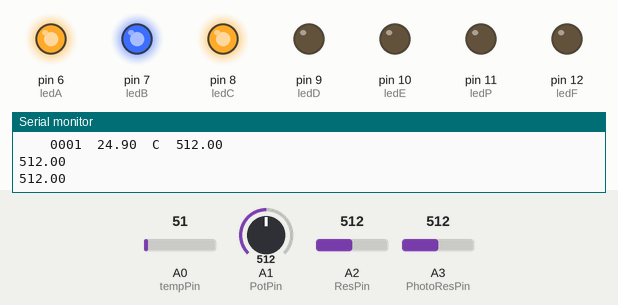
Bench run of a sketch on a simulated Arduino Uno, built with avr-gcc and run on an emulated ATmega328P. On the bench: output pins drawn as LEDs (lit = HIGH), the last lines printed to the serial monitor. The test bench sets the inputs (shaded band); at power-on: A0 (tempPin) = 51, A1 (PotPin) = 512, A2 (ResPin) = 512, A3 (PhotoResPin) = 512.

Above: at 2.2 s.
2.3 s: A0 (tempPin) set to 57
6.2 s: A0 (tempPin) set to 65
At 9.4 s:
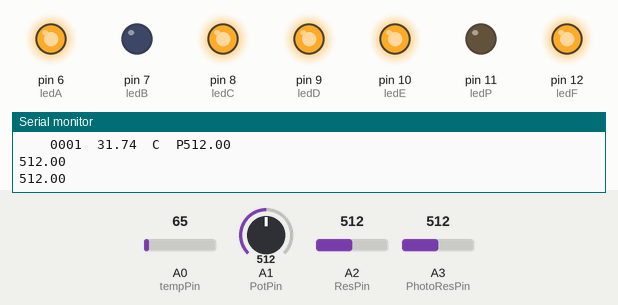
10.1 s: A0 (tempPin) set to 61
At 11.7 s:
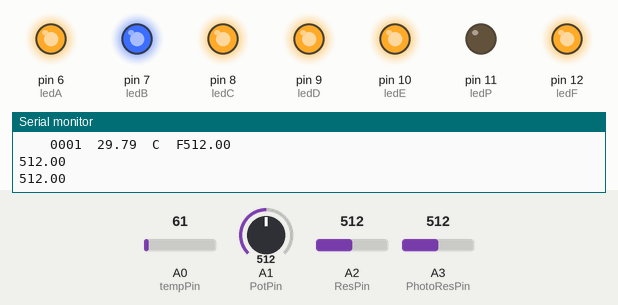
14.0 s: A0 (tempPin) set to 71
At 17.7 s:
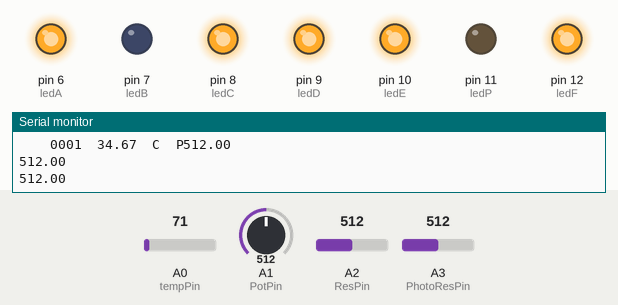
Timing chart, 0 to 19.2 s (numbered marks = the images above; inputs shaded):
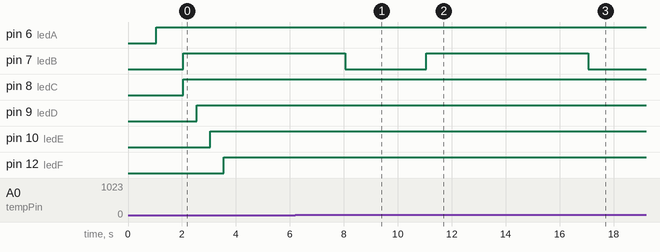

Measured:
- the behaviour switches between 61 and 62 on A0 (tempPin) (found by bisection; images 0 and 1)
- after the input at 6.2 s, pin 7 (ledB): HIGH → LOW after 1.9 s
- after the input at 10.1 s, pin 7 (ledB): LOW → HIGH after 0.96 s
- after the input at 14.0 s, pin 7 (ledB): HIGH → LOW after 3.1 s

The sketch:

Test_Dev_Program.ino
```cpp
/********************************************************
 *                                                      *
 *                    Test_Dev_Program                  *
 *                                                      *
 *  This is a test program for IO of an Arduino UNO     *
 *  using sensors of Arduino UNO and a load resistors,  *
 *  with LED indicators.                                *
 *                                                      *
 ********************************************************/

// Initialize variables
String evalTemp;
String evalVolt;
String evalCurr;
String evalPow;


// Variables to Read Analog
int tempPin = A0;
int PotPin = A1;
int ResPin = A2;
int PhotoResPin = A3;


// Variables to be Calculated
float temp;
float tempC;

float PotM;
float PotMeas;

float Voltage = 0;
float Current = 0;
float Power = 0;


// Initialize LED pins for each Tests
int ledA = 6;   // PINS CHECK
int ledB = 7;   // RESISTANCE
int ledC = 8;   // VOLTAGE
int ledD = 9;   // CURRENT
int ledE = 10;  // POWER
int ledP = 11;  // LED if all PASS
int ledF = 12;  // LED if all FAILED


String SWBin;
String HWBin;


// Variables to hold value of resistances
float Ra = 0;   // LM35
float Rb = 0;   // Potentiometer
float Rc = 0;   // Fixed Resistor
float Rd = 0;   // Photoresistor


// Variables to hold value of voltages
float Va = 0;   // LM35
float Vb = 0;   // Potentiometer
float Vc = 0;   // Fixed Resistor
float Vd = 0;   // Photoresistor


void setup() {

  // initialize serial communication at 9600 bits per second:
  Serial.begin(9600);


  // ANALOG INPUT PINS
  pinMode(tempPin, INPUT);
  pinMode(PotPin, INPUT);
  pinMode(ResPin, INPUT);
  pinMode(PhotoResPin, INPUT);


  // DIGITAL OUTPUT PINS
  pinMode(ledA, OUTPUT);
  pinMode(ledB, OUTPUT);
  pinMode(ledC, OUTPUT);
  pinMode(ledD, OUTPUT);
  pinMode(ledE, OUTPUT);
  pinMode(ledF, OUTPUT);
  pinMode(ledP, OUTPUT);


  Serial.println();
  Serial.println("\t/*======================================================================*/");
  Serial.println("\t *                                                                      *");
  Serial.println("\t *                          IO_Test_Program                             *");
  Serial.println("\t *                                                                      *");
  Serial.println("\t *           This is a test program for IO of an Arduino UNO            *");
  Serial.println("\t *           using different sensors of Arduino UNO and a resitor.      *");
  Serial.println("\t *           This calculates the Temp, Voltage, Current  and            *");
  Serial.println("\t *           Power rating if it passes to the acceptable limits.        *");
  Serial.println("\t *                                                                      *");
  Serial.println("\t *                                                                      *");
  Serial.println("\t/*======================================================================*/");
  Serial.println("");


  // SHOW THE RESULTS
  Serial.println("\n\t/*======================================================================*/");
  Serial.print("\n\t\tSW Bin#:\t");
  Serial.print(SWBin);
  Serial.print("\n\t\tHW Bin#:\t");
  Serial.print(HWBin);
  Serial.print("\n\t\tTEST OPTION:\tROOM @25C\t");
  Serial.print("\n\n\t\tTEST#\tRESULT\tUNITS\tP/F\tLOWER\tUPPER\tTEST NAME");
  Serial.print("\n\t\t---------------------------------------------------------");

}


void loop() {

// ******************************************* START ************************************************

// RUN THE TESTS
// --------------------------------------------------------------------------------------------------
  /* TEST 0000 -> PINS CHECK */
  // Pin PULL-UP

  digitalWrite(ledA, HIGH);
  delay(500);

// -------------------------------------------------------------------------------------------------

  /*  TEST# 0001 -> TEMPERATURE TEST */

  temp = analogRead(tempPin);   // Temp Raw Data
  tempC = temp * 0.48828125;    // Measured Value
  delay(500);

  Serial.print("\n\t\t0001\t");
  Serial.print(tempC);
  Serial.print("\tC\t");
  Serial.print(evalTemp);

    // Temp Condition
    if (tempC > -25.05 && tempC < 30.25) {
      evalTemp = "P";
      digitalWrite(ledB, HIGH);
    } else {
      evalTemp = "F";
      digitalWrite(ledB, LOW);
    }

// -------------------------------------------------------------------------------------------------

  /*  TEST# 0010 -> RESISTANCE TEST */

  // A. Read analog value of Potentiometer (ohms)
  // B. Read analog value of Load Resistor (ohms)
  // C. Read analog value of Photoresistor (ohms)
  // Then convert the raw data to a corresponding equivalent.

  Ra = 1000;  // Set a constant value
  Rb = analogRead(PotPin);        // Read A1
  Serial.println(Rb);             // Show value
  Rc = analogRead(ResPin);        // Read A2
  Serial.println(Rc);             // Show value
  Rd = analogRead(PhotoResPin);   // Read A3
  Serial.println(Rd);             // Show value

  digitalWrite(ledC, HIGH);
  delay(500);

// -------------------------------------------------------------------------------------------------

  /*  TEST# 0011 -> VOLTAGE TEST */

  // From the measured value of Temperature, convert it to an equivalent multiplied to a factor
  // to obtain a variable with mV/C ratio.
  // 5V supply to each components
// (V)
  Va = tempC * 10.0;    // Voltage calculated based on specs sheet

// -------------------------------------------------------------------------------------------------

  /*  TEST# 0100 -> CURRENT TEST */

  // From 5V supply voltage
  // I1 + I2 + I3 + I4 = Itotal (mA)

  digitalWrite(ledD, HIGH);
  delay(500);


// -------------------------------------------------------------------------------------------------

  /*  TEST# 0101 -> POWER RATING TEST */

  // Measure each components power rating.
  // P = IV (Watts)

  digitalWrite(ledE, HIGH);
  delay(500);

// -------------------------------------------------------------------------------------------------

  // RESULTS CONDITION

  // if all tests is PASS; LedP = HIGH
  // SWBin#: 1
  // HWBin#: 1
  // else; LedF = HIGH
  // SWBin#: 8
  // HWBin#: 8

  if (ledA == HIGH || ledB == HIGH || ledC == HIGH || ledD == HIGH || ledE == HIGH) {
    digitalWrite(ledP, HIGH);
    digitalWrite(ledF, LOW);
  }
  else {
    digitalWrite(ledP, LOW);
    digitalWrite(ledF, HIGH);
  }

// -------------------------------------------------------------------------------------------------

  Serial.println(" ");
  delay(500);

// ******************************************** END ***********************************************

}
```
